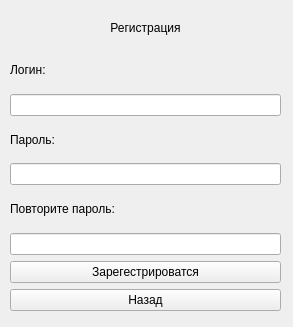
<?xml version="1.0" encoding="UTF-8"?>
<ui version="4.0">
 <class>reg_window</class>
 <widget class="QWidget" name="reg_window">
  <property name="geometry">
   <rect>
    <x>0</x>
    <y>0</y>
    <width>293</width>
    <height>327</height>
   </rect>
  </property>
  <property name="windowTitle">
   <string>Form</string>
  </property>
  <widget class="QWidget" name="gridLayoutWidget">
   <property name="geometry">
    <rect>
     <x>10</x>
     <y>10</y>
     <width>271</width>
     <height>301</height>
    </rect>
   </property>
   <layout class="QGridLayout" name="gridLayout">
    <item row="5" column="0">
     <widget class="QLabel" name="label_Name">
      <property name="text">
       <string>Пароль:</string>
      </property>
     </widget>
    </item>
    <item row="6" column="0">
     <widget class="QLineEdit" name="passwordLineEdit"/>
    </item>
    <item row="1" column="0">
     <widget class="QLabel" name="label_Confirm">
      <property name="text">
       <string>Логин:</string>
      </property>
     </widget>
    </item>
    <item row="10" column="0">
     <widget class="QLabel" name="label_Pass">
      <property name="text">
       <string>Повторите пароль:</string>
      </property>
     </widget>
    </item>
    <item row="11" column="0">
     <widget class="QLineEdit" name="confirmLineEdit">
      <property name="inputMask">
       <string/>
      </property>
     </widget>
    </item>
    <item row="2" column="0">
     <widget class="QLineEdit" name="nameLineEdit"/>
    </item>
    <item row="14" column="0">
     <widget class="QPushButton" name="back">
      <property name="text">
       <string>Назад</string>
      </property>
     </widget>
    </item>
    <item row="13" column="0">
     <widget class="QPushButton" name="registerPushButton">
      <property name="text">
       <string>Зарегестрироватся</string>
      </property>
     </widget>
    </item>
    <item row="0" column="0">
     <widget class="QLabel" name="label">
      <property name="text">
       <string>Регистрация</string>
      </property>
      <property name="alignment">
       <set>Qt::AlignCenter</set>
      </property>
     </widget>
    </item>
   </layout>
  </widget>
 </widget>
 <resources/>
 <connections/>
</ui>
